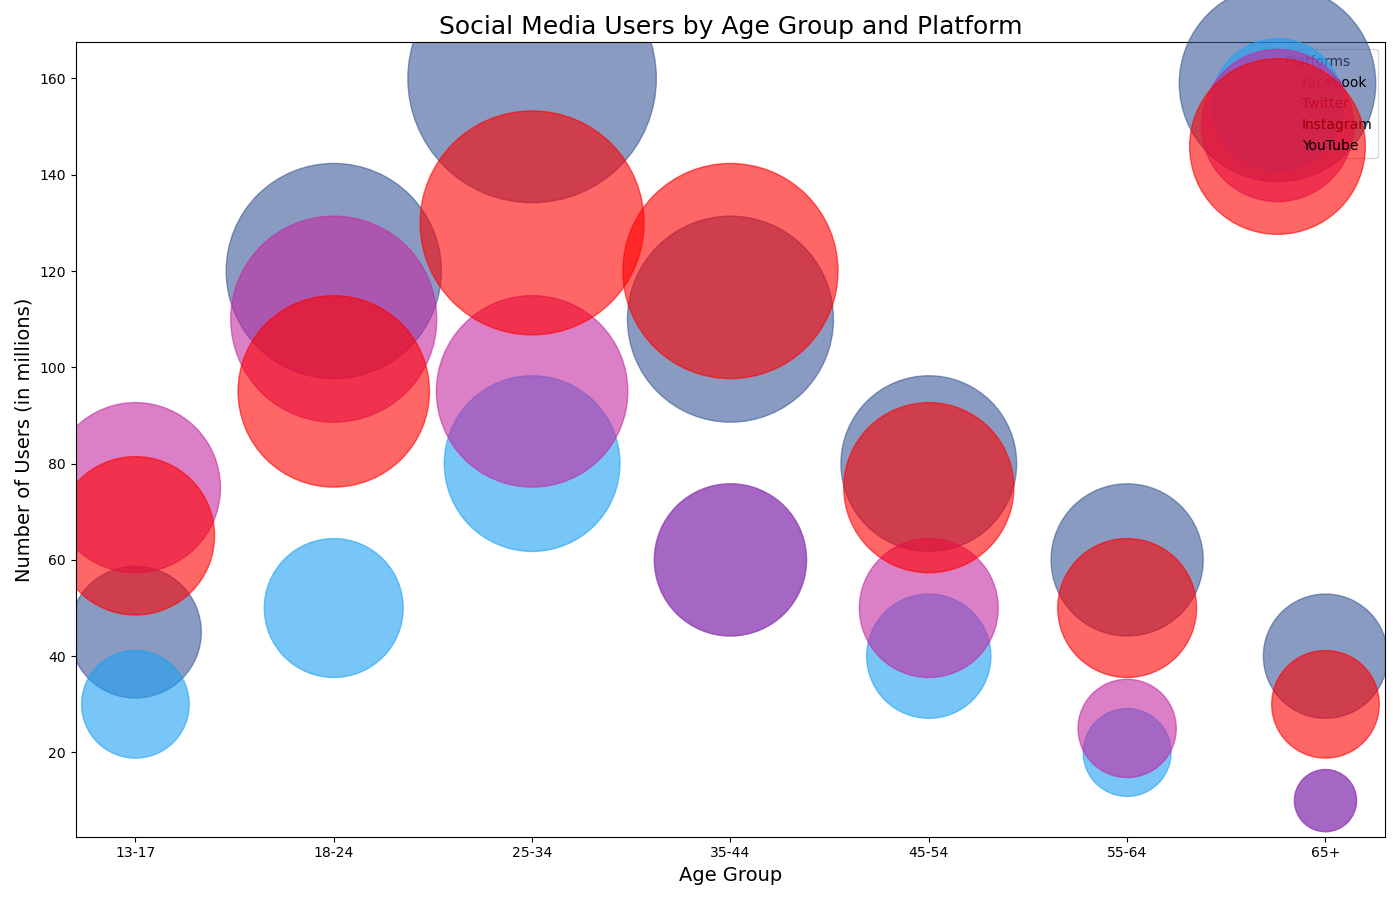

The script that drew this image:

import matplotlib.pyplot as plt
import numpy as np

# Data
age_groups = ['13-17', '18-24', '25-34', '35-44', '45-54', '55-64', '65+']
facebook_users = [45, 120, 160, 110, 80, 60, 40]
twitter_users = [30, 50, 80, 60, 40, 20, 10]
instagram_users = [75, 110, 95, 60, 50, 25, 10]
youtube_users = [65, 95, 130, 120, 75, 50, 30]

# Bubble sizes
bubble_scale = 200
facebook_sizes = np.array(facebook_users) * bubble_scale
twitter_sizes = np.array(twitter_users) * bubble_scale
instagram_sizes = np.array(instagram_users) * bubble_scale
youtube_sizes = np.array(youtube_users) * bubble_scale

fig, ax = plt.subplots(figsize=(14, 9))  # Set the width and height of the chart

# Create scatter points for each social media platform
ax.scatter(age_groups, facebook_users, s=facebook_sizes, color='#3b5998', alpha=0.6, label='Facebook')
ax.scatter(age_groups, twitter_users, s=twitter_sizes, color='#1da1f2', alpha=0.6, label='Twitter')
ax.scatter(age_groups, instagram_users, s=instagram_sizes, color='#c32aa3', alpha=0.6, label='Instagram')
ax.scatter(age_groups, youtube_users, s=youtube_sizes, color='#ff0000', alpha=0.6, label='YouTube')

# Chart title and labels
ax.set_title('Social Media Users by Age Group and Platform', fontsize=18)
ax.set_xlabel('Age Group', fontsize=14)
ax.set_ylabel('Number of Users (in millions)', fontsize=14)

# Legend
ax.legend(loc='upper right', title='Platforms')

plt.tight_layout()
plt.show()
